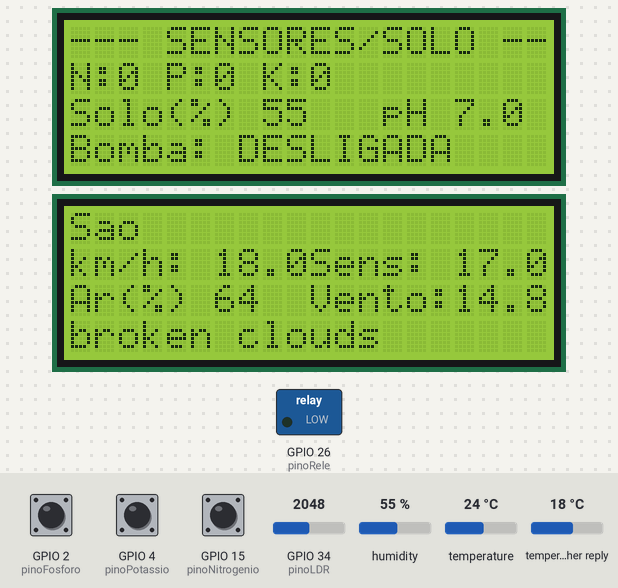
A sketch run on a simulated ESP32. Parts: 2 × 20×4 character LCD, switched loads named in the sketch (green lamp = pin HIGH). The inputs (shaded band) are chosen by the test bench; at power-on: humidity 55 %, GPIO 34 (pinoLDR) = 2048, GPIO 2 (pinoFosforo) HIGH, GPIO 4 (pinoPotassio) HIGH, GPIO 15 (pinoNitrogenio) HIGH, temperature 24 °C, temperature in the weather reply 18 °C. WiFi joins after 1.5 s; servers stay silent unless stated; random numbers use the default seed unless the sketch sets one; web services answer with replies made up by the test bench; what the sketch prints to the serial monitor is not drawn.

Above: at 3.2 s.
3.3 s: humidity set to 22 %
At 5.3 s:
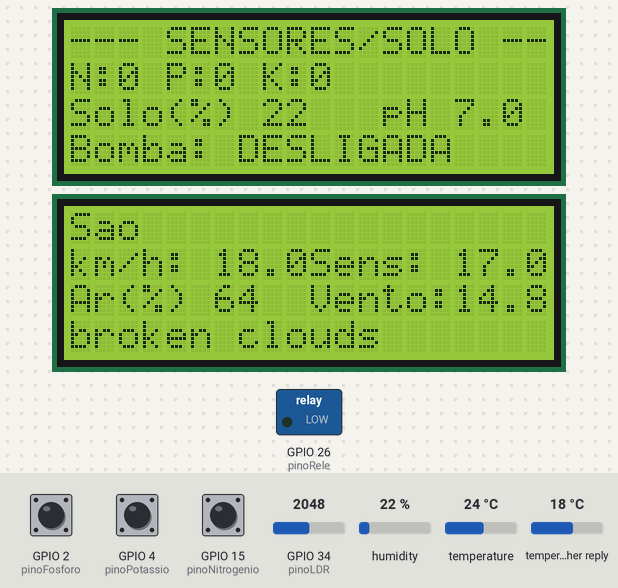
5.6 s: GPIO 34 (pinoLDR) set to 2866
At 6.1 s:
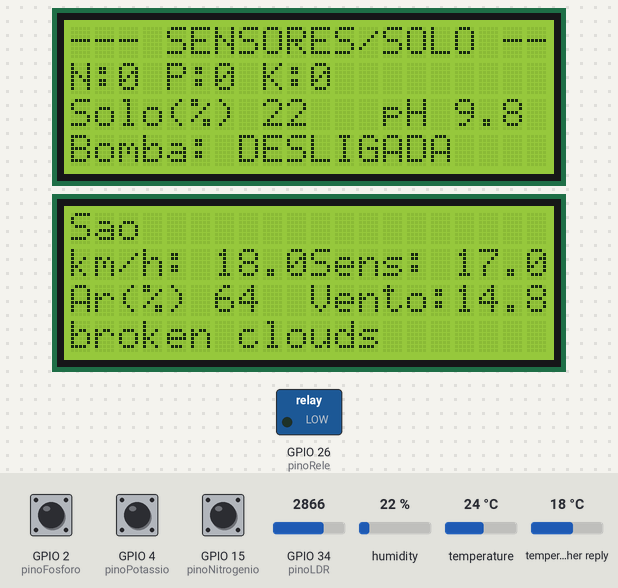
7.1 s: GPIO 2 (pinoFosforo) pulled LOW for 0.15 s
At 8.0 s:
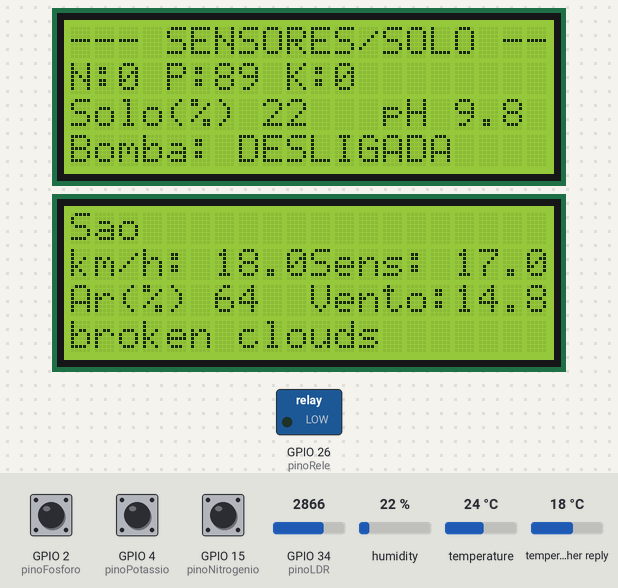
8.7 s: GPIO 4 (pinoPotassio) pulled LOW for 0.15 s
At 9.2 s:
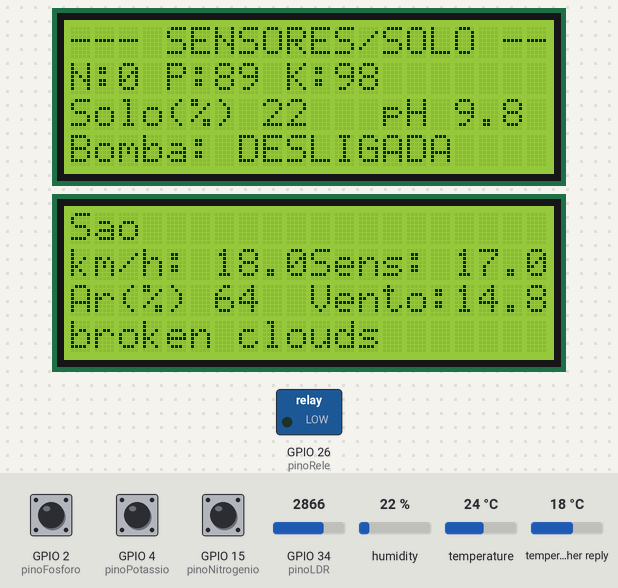
10.3 s: GPIO 15 (pinoNitrogenio) pulled LOW for 0.15 s
At 11.6 s:
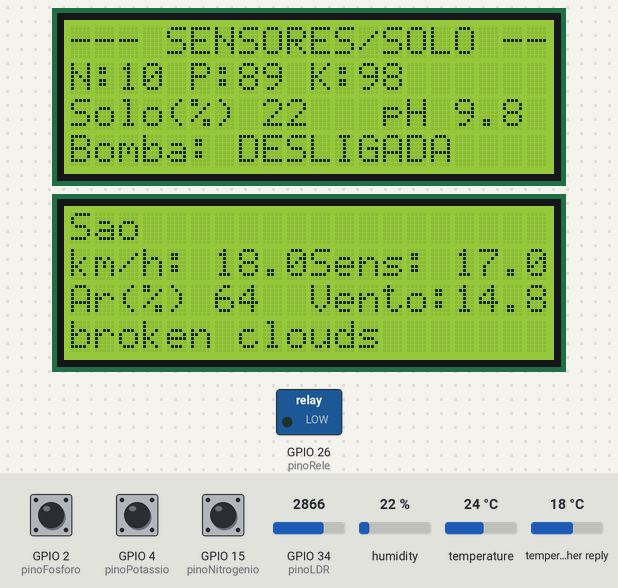
11.9 s: GPIO 2 (pinoFosforo) pulled LOW for 1 s
At 12.9 s:
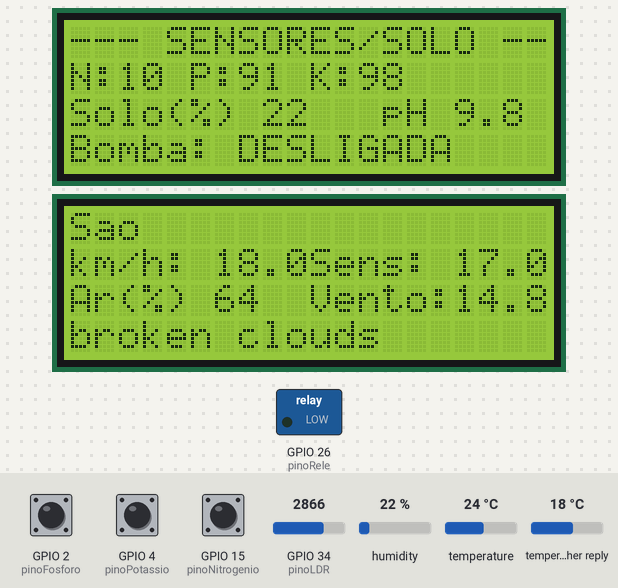
Timing chart, 0 to 14.9 s (numbered marks = the images above; inputs shaded):
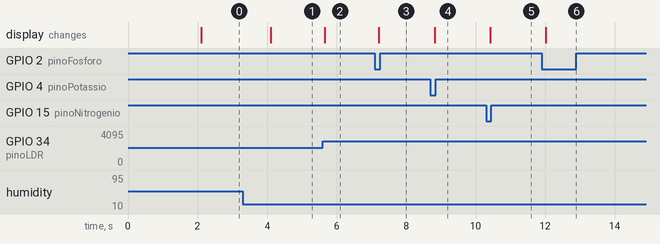

The sketch:

codigo_esp32.ino
```cpp
#include <Wire.h>
#include <LiquidCrystal_I2C.h>
#include "DHT.h"
#include <WiFi.h>
#include <HTTPClient.h>
#include <ArduinoJson.h>
#include "secrets.h"

// --- CONFIGURAÇÕES DOS DISPLAYS I2C ---
LiquidCrystal_I2C lcd_nutrientes(0x27, 20, 4);
LiquidCrystal_I2C lcd_clima(0x3F, 20, 4);

// --- Configurações dos Componentes ---
#define DHTPIN 25
#define DHTTYPE DHT22
DHT dht(DHTPIN, DHTTYPE);

// --- Pinos dos Componentes ---
const int pinoFosforo = 2;
const int pinoPotassio = 4;
const int pinoNitrogenio = 15;
const int pinoLDR = 34;
const int pinoRele = 26;

// --- Variáveis Globais de Estado ---
long valorN = 0, valorP = 0, valorK = 0;
float valorPH = 7.0;
float valorUmidade = 0.0;
bool bombaLigada = false;
int estadoFosforoAnterior = HIGH, estadoPotassioAnterior = HIGH, estadoNitrogenioAnterior = HIGH;

// --- Variáveis de Controle de Tempo para Envio de Dados ---
unsigned long tempoAnteriorEnvio = 0;
const long intervaloEnvio = 20000; // Envia dados a cada 20 segundos

// --- Parâmetros da Cultura (Exemplo: Soja) ---
const float UMIDADE_MINIMA = 50.0;
const float PH_IDEAL_MIN = 6.0;
const float PH_IDEAL_MAX = 6.8;
const int N_IDEAL_MIN = 9;
const int N_IDEAL_MAX = 15;
const int P_IDEAL_MIN = 75;
const int P_IDEAL_MAX = 95;
const int K_IDEAL_MIN = 80;
const int K_IDEAL_MAX = 100;

// --- CONFIGURAÇÕES API E VARIÁVEIS GLOBAIS DE CLIMA ---
const char* ssid = WIFI_SSID;
const char* password = WIFI_PASSWORD;
String apiKeyClima = API_KEY;
String cidadeCodificada = "Sao%20Paulo,br";
String openWeatherMapUrl = "http://api.openweathermap.org/data/2.5/weather?q=" + cidadeCodificada + "&appid=" + apiKeyClima + "&units=metric&lang=pt_br";
String nomeCidadeGlobal = "Carregando...", descricaoClimaGlobal = "Buscando...";
float temperaturaGlobal = 0.0, sensacaoTermicaGlobal = 0.0, velocidadeVentoGlobal = 0.0, umidadeArGlobal = 0.0;

// --- CONFIGURAÇÕES DO THINGSPEAK ---
String thingSpeakApiKey = THINGSPEAK_API_KEY;

// --- FUNÇÕES DO PROJETO ---

void atualizarClima() {
  Serial.print("Buscando clima...");
  if (WiFi.status() == WL_CONNECTED) {
    HTTPClient http;
    http.begin(openWeatherMapUrl);
    int httpResponseCode = http.GET();
    if (httpResponseCode == 200) {
      String payload = http.getString();
      DynamicJsonDocument doc(1024);
      DeserializationError error = deserializeJson(doc, payload);
      if (!error) {
        nomeCidadeGlobal = String(doc["name"].as<const char*>());
        temperaturaGlobal = doc["main"]["temp"];
        sensacaoTermicaGlobal = doc["main"]["feels_like"];
        umidadeArGlobal = doc["main"]["humidity"];
        descricaoClimaGlobal = String(doc["weather"][0]["description"].as<const char*>());
        velocidadeVentoGlobal = (float)doc["wind"]["speed"] * 3.6; // Converte m/s para km/h
        Serial.println(" OK.");
      } else {
        Serial.print("Erro JSON: "); Serial.println(error.c_str());
        descricaoClimaGlobal = "Erro JSON";
      }
    } else {
      Serial.print("Erro HTTP: "); Serial.println(httpResponseCode);
      descricaoClimaGlobal = "Erro HTTP";
    }
    http.end();
  } else {
    Serial.println(" Wi-Fi Desconectado.");
    descricaoClimaGlobal = "Wi-Fi OFF";
  }
}

void enviarDadosThingSpeak() {
  if (WiFi.status() == WL_CONNECTED) {
    HTTPClient http;
    String url = "http://api.thingspeak.com/update?api_key=" + thingSpeakApiKey;
    url += "&field1=" + String(valorPH, 2);
    url += "&field2=" + String(valorUmidade, 1);
    url += "&field3=" + String(valorN);
    url += "&field4=" + String(valorP);
    url += "&field5=" + String(valorK);
    url += "&field6=" + String(bombaLigada ? 1 : 0);
    http.begin(url);
    Serial.println("Enviando dados para o ThingSpeak...");
    int httpCode = http.GET();
    if (httpCode > 0) {
      String payload = http.getString();
      Serial.print("Resposta do ThingSpeak: ");
      Serial.println(payload);
    } else {
      Serial.print("Erro no envio para o ThingSpeak: ");
      Serial.println(http.errorToString(httpCode).c_str());
    }
    http.end();
  }
}

void atualizarDisplayNutrientes() {
  lcd_nutrientes.clear();
  lcd_nutrientes.setCursor(0, 0); lcd_nutrientes.print("--- SENSORES/SOLO ---");
  lcd_nutrientes.setCursor(0, 1); lcd_nutrientes.print("N:" + String(valorN) + " P:" + String(valorP) + " K:" + String(valorK));
  lcd_nutrientes.setCursor(0, 2); lcd_nutrientes.print("Solo(%) " + String(valorUmidade, 0));
  lcd_nutrientes.setCursor(13, 2); lcd_nutrientes.print("pH " + String(valorPH, 1));
  lcd_nutrientes.setCursor(0, 3); lcd_nutrientes.print("Bomba: "); lcd_nutrientes.print(bombaLigada ? "LIGADA" : "DESLIGADA");
}

void atualizarDisplayClima() {
  lcd_clima.clear();
  lcd_clima.setCursor(0, 0); lcd_clima.print(nomeCidadeGlobal.substring(0, 20));
  lcd_clima.setCursor(0, 1); lcd_clima.print("Temp: " + String(temperaturaGlobal, 1) + (char)223 + "C");
  lcd_clima.setCursor(10, 1); lcd_clima.print("Sens: " + String(sensacaoTermicaGlobal, 1) + (char)223 + "C");
  lcd_clima.setCursor(0, 2); lcd_clima.print("Ar(%) " + String(umidadeArGlobal, 0));
  lcd_clima.setCursor(10, 2); lcd_clima.print("Vento:" + String(velocidadeVentoGlobal,1) + "km/h");
  lcd_clima.setCursor(0, 3); lcd_clima.print(descricaoClimaGlobal.substring(0, 20));
}

void verificarIrrigacao() {
  bool umidadeBaixa = valorUmidade < UMIDADE_MINIMA;
  bool phIdeal = (valorPH >= PH_IDEAL_MIN && valorPH <= PH_IDEAL_MAX);
  bool nutrientesOk = (valorN >= N_IDEAL_MIN && valorN <= N_IDEAL_MAX) &&
                      (valorP >= P_IDEAL_MIN && valorP <= P_IDEAL_MAX) &&
                      (valorK >= K_IDEAL_MIN && valorK <= K_IDEAL_MAX);

  if (umidadeBaixa && phIdeal && nutrientesOk) {
    digitalWrite(pinoRele, HIGH);
    bombaLigada = true;
  } else {
    digitalWrite(pinoRele, LOW);
    bombaLigada = false;
  }
}

void setup() {
  Serial.begin(115200);
  Serial.println("tempo_ms,ph,umidade,N,P,K,bomba");

  lcd_nutrientes.init(); lcd_nutrientes.backlight();
  lcd_clima.init(); lcd_clima.backlight();

  lcd_nutrientes.setCursor(0, 0); lcd_nutrientes.print("--- SMART FARM ---");
  lcd_nutrientes.setCursor(0, 1); lcd_nutrientes.print("Iniciando Sensores...");
  lcd_clima.setCursor(0, 0); lcd_clima.print("--- CLIMA API ---");
  lcd_clima.setCursor(0, 1); lcd_clima.print("Aguardando Wi-Fi...");

  dht.begin();
  randomSeed(analogRead(pinoLDR));

  pinMode(pinoRele, OUTPUT); digitalWrite(pinoRele, LOW);
  pinMode(pinoFosforo, INPUT_PULLUP);
  pinMode(pinoPotassio, INPUT_PULLUP);
  pinMode(pinoNitrogenio, INPUT_PULLUP);

  WiFi.begin(ssid, password);
  Serial.print("Conectando ao Wi-Fi");
  int tentativas = 0;
  while (WiFi.status() != WL_CONNECTED && tentativas < 20) {
    delay(500); Serial.print("."); tentativas++;
  }

  if(WiFi.status() == WL_CONNECTED) {
    Serial.println(" Conectado!");
    atualizarClima();
  } else {
    Serial.println(" Falha na conexao Wi-Fi.");
  }

  atualizarDisplayNutrientes();
  atualizarDisplayClima();
}

void loop() {
  bool algoMudou = false;
  bool estadoBombaAntes = bombaLigada;

  // Leitura dos Sensores e Botões
  float novoPH = (analogRead(pinoLDR) / 4095.0) * 14.0;
  if (abs(novoPH - valorPH) > 0.1) { valorPH = novoPH; algoMudou = true; }

  float novaUmidade = dht.readHumidity();
  if (!isnan(novaUmidade) && abs(novaUmidade - valorUmidade) > 1.0) { valorUmidade = novaUmidade; algoMudou = true; }

  if (digitalRead(pinoFosforo) == LOW && estadoFosforoAnterior == HIGH) { valorP = random(P_IDEAL_MIN, P_IDEAL_MAX + 1); algoMudou = true; delay(50); }
  estadoFosforoAnterior = digitalRead(pinoFosforo);

  if (digitalRead(pinoPotassio) == LOW && estadoPotassioAnterior == HIGH) { valorK = random(K_IDEAL_MIN, K_IDEAL_MAX + 1); algoMudou = true; delay(50); }
  estadoPotassioAnterior = digitalRead(pinoPotassio);

  if (digitalRead(pinoNitrogenio) == LOW && estadoNitrogenioAnterior == HIGH) { valorN = random(N_IDEAL_MIN, N_IDEAL_MAX + 1); algoMudou = true; delay(50); }
  estadoNitrogenioAnterior = digitalRead(pinoNitrogenio);

  verificarIrrigacao();

  if (algoMudou || (bombaLigada != estadoBombaAntes)) {
    atualizarDisplayNutrientes();
  }

  // --- TEMPORIZADOR ÚNICO PARA TODO O ENVIO DE DADOS ---
  unsigned long tempoAtual = millis();
  if (tempoAtual - tempoAnteriorEnvio >= intervaloEnvio) {
    tempoAnteriorEnvio = tempoAtual;

    // Tarefa 1: Enviar para o Monitor Serial (para o R)
    Serial.printf("%lu,%.2f,%.1f,%ld,%ld,%ld,%d\n",
                  millis(), valorPH, valorUmidade,
                  valorN, valorP, valorK,
                  bombaLigada ? 1 : 0);

    // Tarefa 2: Enviar para a Nuvem (ThingSpeak)
    enviarDadosThingSpeak();
  }
}
```

secrets.h
```cpp
#ifndef SECRETS_H
#define SECRETS_H

#define WIFI_SSID "Wokwi-GUEST"
#define WIFI_PASSWORD ""
#define API_KEY "bb7a21b166a22b56f4dabde2071925b3"
#define THINGSPEAK_API_KEY "MRDVDMY24GAVRCK1"

#endif
```

Measured:
- after the input at 3.3 s, the display: changes after 0.81 s (image 1)
- after the input at 5.6 s, the display: changes after 0.07 s (image 2)
- after the input at 7.1 s, the display: changes after 0.12 s (image 3)
- after the input at 8.7 s, the display: changes after 0.12 s (image 4)
- after the input at 10.3 s, the display: changes after 0.12 s (image 5)
- after the input at 11.9 s, the display: changes after 0.12 s (image 6)
